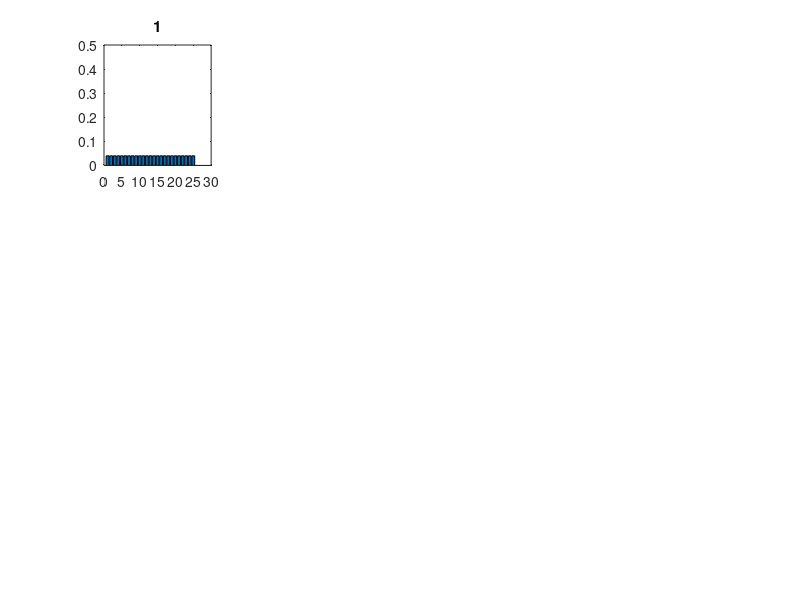

Reproduce this figure in MATLAB. (Note: this script raises an error after producing the figure.)
P_mass_function=zeros(11,30); %padding for the convevience of computation
P_mass_function(1,3:27)=1/25;
door_location=[10,15,19];%because I add 2 blank cell in the head of the list, the position of the door would also change.
u=[1,-1,2,1,1];
z=[1,-1,-1,-1,1];
subplot(3,4,1);
bar(P_mass_function(1,3:27));
ylim([0,0.5])
index=1;
title(mat2str(index));
for i=1:5 %total 5 times for each pair of observation and control input
    for j=1:2 %Assume the robot moves before observation
        if(j==1) %prediction
            output = control_update(P_mass_function(1+2*(i-1),:),u(i));
            P_mass_function(1+2*(i-1)+j,:) = output;
            index=index+1;
            subplot(3,4,index);
            bar(output(1,3:27));
            ylim([0,0.5])
            title(mat2str(index));
        else     %correction from sensor data
            output = correction(P_mass_function(1+2*(i-1)+1,:),door_location,z(i));
            P_mass_function(1+2*(i-1)+j,:) = output;
            index=index+1;
            subplot(3,4,index);
            bar(output(1,3:27));
            ylim([0,0.5])
            title(mat2str(index));
        end
    end
end
P_mass_function=P_mass_function(:,3:27);
P_mass_function=P_mass_function+0.0000000000001;
P=zeros(5,25);   %4*25 P(x_0|z_{0:4},u_{0:4}) ~ P(x_4|z_{0:4},u_{0:4})
P(5,:)=P_mass_function(11,:);
for i=4:-1:1
        move_step=u(i+1);
        for z=1:25
            if(move_step==1)
                if(z==1)
                    P(i,z)=P_mass_function(11-(6-i)*2+1,z)*((1/6)*P(1+i,z)/P_mass_function(11-(5-i)*2,z));
                elseif(z==2)
                    P(i,z)=P_mass_function(11-(6-i)*2+1,z)*((1/6)*P(1+i,z)/P_mass_function(11-(5-i)*2,z)+(1/2)*P(1+i,z-1)/P_mass_function(11-(5-i)*2,z-1));
                else
                    P(i,z)=P_mass_function(11-(6-i)*2+1,z)*((1/6)*P(1+i,z)/P_mass_function(11-(5-i)*2,z)+(1/2)*P(1+i,z-1)/P_mass_function(11-(5-i)*2,z-1)+(1/3)*P(1+i,z-2)/P_mass_function(11-(5-i)*2,z-2));
                end
            elseif(move_step==-1)
                if(z==25)
                    P(i,z)=P_mass_function(11-(6-i)*2+1,z)*((1/6)*P(1+i,z)/P_mass_function(11-(5-i)*2,z));
                elseif(z==24)
                    P(i,z)=P_mass_function(11-(6-i)*2+1,z)*((1/6)*P(1+i,z)/P_mass_function(11-(5-i)*2,z)+(1/2)*P(1+i,z+1)/P_mass_function(11-(5-i)*2,z+1));
                else
                    P(i,z)=P_mass_function(11-(6-i)*2+1,z)*((1/6)*P(1+i,z)/P_mass_function(11-(5-i)*2,z)+(1/2)*P(1+i,z+1)/P_mass_function(11-(5-i)*2,z+1)+(1/3)*P(1+i,z+2)/P_mass_function(11-(5-i)*2,z+2));
                end
            elseif(move_step==2)
                if(z==1)
                    P(i,z)=0;
                elseif(z==2)
                    P(i,z)=P_mass_function(11-(6-i)*2+1,z)*((1/6)*P(1+i,z-1)/P_mass_function(11-(5-i)*2,z-1));
                elseif(z==3)
                    P(i,z)=P_mass_function(11-(6-i)*2+1,z)*((1/6)*P(1+i,z-1)/P_mass_function(11-(5-i)*2,z-1)+(1/2)*P(1+i,z-2)/P_mass_function(11-(5-i)*2,z-2));
                else
                    P(i,z)=P_mass_function(11-(6-i)*2+1,z)*((1/6)*P(1+i,z-1)/P_mass_function(11-(5-i)*2,z-1)+(1/2)*P(1+i,z-2)/P_mass_function(11-(5-i)*2,z-2)+(1/3)*P(1+i,z-3)/P_mass_function(11-(5-i)*2,z-3));
                end
            end
        end
    P(i,:)=P(i,:)/sum(P(i,:));
end
%%%%%%%%%%%%%%%%%%%%%%%%%%%%%%
P_initial=zeros(1,25); %from the second last step to the last one.
%This is necessary beacuse in my codes, control update happens before observation.
move_step=u(1);
i=0;
 for z=1:25
      if(move_step==1)
           if(z==25)
                P_initial(1,z)=(1/6)*P(1+i,z);
           elseif(z==24)
                P_initial(1,z)=(1/6)*P(1+i,z)+(1/2)*P(1+i,z+1);
           else
                P_initial(1,z)=(1/6)*P(1+i,z)+(1/2)*P(1+i,z+1)+(1/3)*P(1+i,z+2);
           end
      end
 end
P_initial(1,:)=P_initial(1,:)/sum(P_initial(1,:));